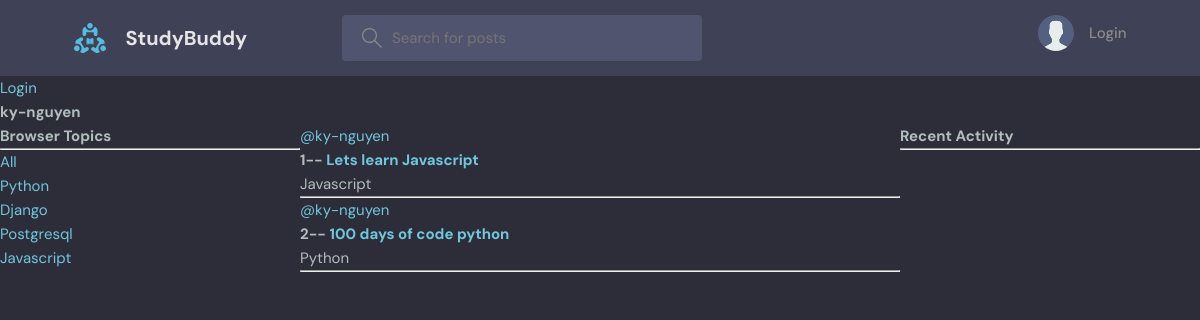
Page /profile/1/ on the earlier database version.
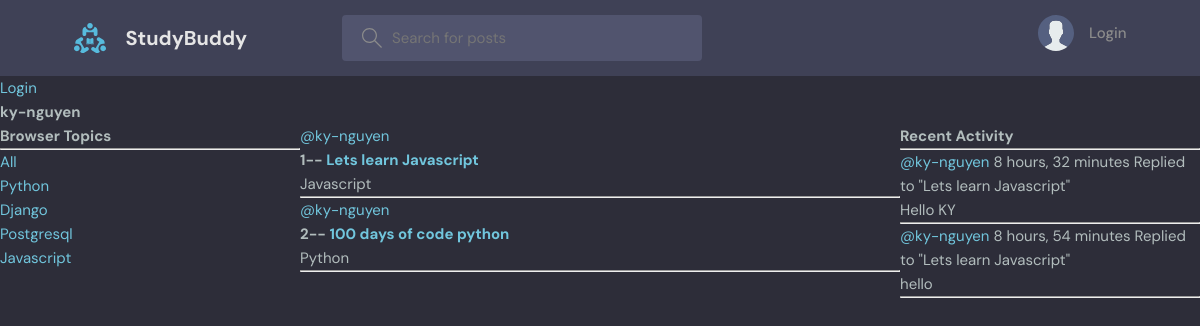
Same page on the later database version.
### base/models.py (models this page shows, shortened)
class Topic(models.Model):
    name = models.CharField(max_length=255)

class Room(models.Model):
    host = models.ForeignKey(User, on_delete=models.SET_NULL, null=True)
    topic = models.ForeignKey(Topic, on_delete=models.SET_NULL, null=True)
    name = models.CharField(max_length=200)
    description = models.TextField(null=True, blank=True)
    participants = models.ManyToManyField(User, related_name='participants', blank=True)
    updated = models.DateTimeField(auto_now=True)
    created = models.DateTimeField(auto_now_add=True)
    class Meta:
        ordering = ['-updated', '-created']
    def __str__(self):
        return self.name

class Message(models.Model):
    user = models.ForeignKey(User, on_delete=models.CASCADE)
    room = models.ForeignKey(Room, on_delete=models.CASCADE)
    body = models.TextField()
    updated = models.DateTimeField(auto_now=True)
    created = models.DateTimeField(auto_now_add=True)
    class Meta:
        ordering = ['-updated', '-created']
    def __str__(self):
        return self.body[0:50]

### base/views.py (the view)
# urls.py: path('profile/<str:pk>/', views.userProfile, name="user-profile"),
def userProfile(request, pk):
    user = User.objects.get(id=pk)
    rooms = user.room_set.all()
    room_messages = user.message_set.all()
    topics = Topic.objects.all()
    context = {
      'user': user,
      'rooms': rooms,
      'room_messages': room_messages,
      'topics': topics,
    }
    return render(request, 'base/profile.html', context)

### base/templates/base/profile.html (shortened to what this page needs)
{% extends 'main.html' %}
{% block content %}
    <h1>{{ user.username }}</h1>
    <div class="profile-container">
      <div>
          {% include 'base/topics_component.html' %}
      </div>
    <div>
        {% include 'base/feed_component.html' %}
    </div>
    <div>
        {% include 'base/activity_component.html' %}
    </div>
    </div>
{% endblock content %}

### templates/main.html (shortened to what this page needs)
<!DOCTYPE html>
{% load static %}
<html lang="en">
  <head>
    <link rel="stylesheet" href="{% static 'styles/style.css' %}" />
  </head>
  <body>
    {% include 'navbar.html' %}
    {% block content %}
    {% endblock content %}
  </body>
</html>

### templates/navbar.html (shortened to what this page needs)
{% load static %}
<header class="header header--loggedIn">
    <div class="container">
        <a href="{% url 'home' %}" class="header__logo">
            <img src="{% static 'images/logo.svg' %}" />
            <h1>StudyBuddy</h1>
        </a>
        <form class="header__search" method="GET" action="{% url 'home' %}">
            <label>
                <input name="q" placeholder="Search for posts" />
            </label>
        </form>
        <nav class="header__menu">
            {% if request.user.is_authenticated %}
            <div class="header__user">
                <a href="">
                    <div class="avatar avatar--medium active">
                        <img src="{{request.user.avatar.url}}" />
                    </div>
                    <p>{{request.user.username}} <span>@{{request.user.username}}</span></p>
                </a>
                <button class="dropdown-button">
                    <svg version="1.1" xmlns="http://www.w3.org/2000/svg" width="32" height="32" viewBox="0 0 32 32">
                        <title>chevron-down</title>
                        <path d="M16 21l-13-13h-3l16 16 16-16h-3l-13 13z"></path>
                    </svg>
                </button>
            </div>
            {% else %}
            <a href="{% url 'login' %}">
                <img src="{% static 'images/avatar.svg' %}" />
                <p>Login</p>
            </a>
            {% endif %}
        </nav>
    </div>
</header>
{% if  request.user.is_authenticated %}
    <p>Hello {{ request.user }}</p>
<a href="{% url 'logout' %}">Logout</a>
{% else %}
<a href="{% url 'login' %}">Login</a>
{% endif %}

### base/templates/base/topics_component.html
       <h3>Browser Topics</h3>
        <hr>
     <div>
         <a href="{% url 'home' %}">All</a>
     </div>
        {% for topic in topics %}
            <div>
               <a href="{% url 'home'  %}?q={{ topic.name }}">{{ topic.name }}</a>
            </div>
        {% endfor %}

### base/templates/base/feed_component.html (shortened to what this page needs)
   <div>
        {% for room in rooms %}
           <div>
           <a href="{% url 'user-profile' room.host.id %}">@{{ room.host.username }}</a>
               <h5>{{ room.id }}-- <a href="{% url 'room' room.id %}">{{ room.name }}</a></h5>
           <small>{{ room.topic.name }}</small>
               <hr>
           </div>
        {% endfor %}
    </div>

### base/templates/base/activity_component.html (shortened to what this page needs)
           <h3>Recent Activity</h3>
           <hr>
        {% for message in room_messages %}
            <div>
                <small><a href="{% url 'user-profile' message.user.id %}">@{{ message.user }}</a> {{ message.created|timesince }}</small>
               <small>Replied to "{{ message.room }}"</small>
            <p>{{ message}}</p>
            <hr>
            </div>
        {% endfor %}

### static/styles/style.css (style rules this page uses)
:root { --color-main: #71c6dd; --color-main-light: #e1f6fb; --color-dark: #3f4156; --color-dark-medium: #51546e; --color-dark-light: #696d97; --color-light: #e5e5e5; --color-gray: #8b8b8b; --color-light-gray: #b2bdbd; --color-bg: #2d2d39; --color-success: #5dd693; --color-error: #fc4b0b; }
* { font-family: "DM Sans", -apple-system, BlinkMacSystemFont, "Segoe UI", Roboto, Oxygen, Ubuntu, Cantarell, "Open Sans", "Helvetica Neue", sans-serif; margin: 0; padding: 0; box-sizing: border-box; text-rendering: optimizeLegibility; font-size: inherit; }
html { font-size: 56.25%; }
@media only screen and (min-width: 1200px) { html { font-size: 62.5%; } }
body { line-height: 1.6; font-weight: 400; font-size: 1.5rem; color: var(--color-light-gray); background-color: var(--color-bg); min-height: 100vh; }
img { width: 100%; }
a { display: inline-block; color: var(--color-main); text-decoration: none; }
.container { max-width: 120rem; width: 90%; margin: auto; }
.header { padding: 1.5rem; background-color: var(--color-dark); }
.header > .container { display: flex; gap: 9.5rem; }
.header__logo, .header__user { display: flex; gap: 2rem; align-items: center; }
.header__logo > img { height: 3.2rem; width: 3.2rem; }
.header__logo > h1 { font-weight: 700; font-size: 2rem; color: var(--color-light); }
.header__search > label { background-color: var(--color-dark-medium); padding: 1.3rem 1rem; display: flex; align-items: center; gap: 1rem; border-radius: 4px; }
.header__search svg { fill: var(--color-gray); width: 2rem; height: 2rem; margin-left: 1rem; }
.header__search input { width: 30rem; background: transparent; border: none; outline: none; color: var(--color-light); }
.header__menu { margin-left: auto; position: relative; }
.header__menu a { display: flex; gap: 1.5rem; align-items: center; font-weight: 500; text-decoration: none; color: var(--color-gray); }
.header__menu img { height: 3.6rem; }
.header__menu p { line-height: 1.2; }

### base/templates/base/profile.html (style rules this page uses)
.profile-container { display: grid; grid-template-columns: 1fr 2fr 1fr; }

Differences in the rows shown:
added Message: user "ky-nguyen", created "8 hours, 32 minutes", room "Lets learn Javascript", body "Hello KY"
added Message: user "ky-nguyen", created "8 hours, 54 minutes", room "Lets learn Javascript", body "hello"
